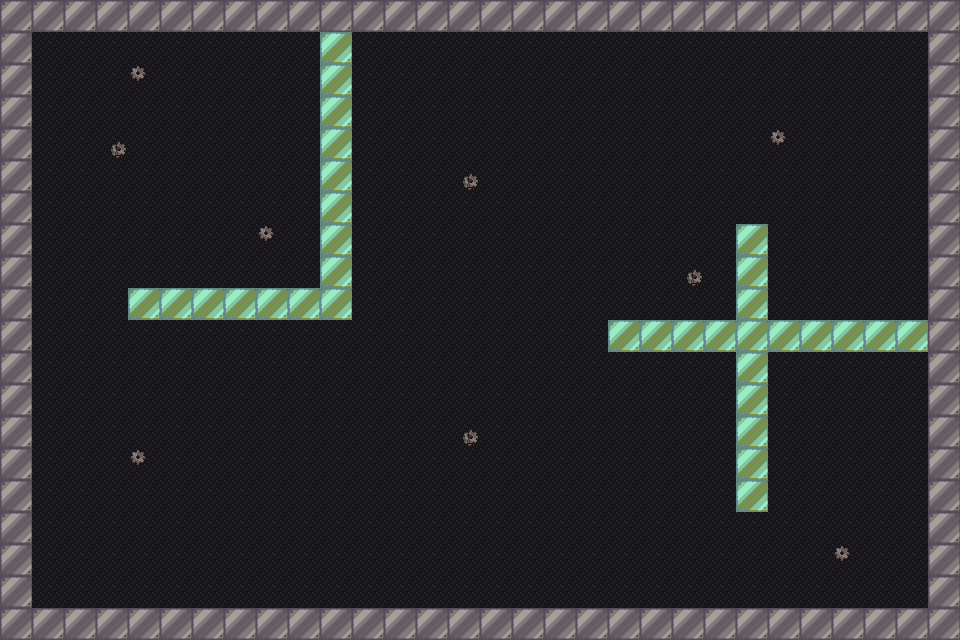

A 2D game scene composited from a Tiled map and its tileset images. What follows is a short description and the map's XML, with every tile layer's data as written:
An orthogonal 30x20 tile map with 32x32 px tiles, 3 tile layers (chao, colisao, decoracao).

<map version="1.10" tiledversion="1.10.2" orientation="orthogonal" renderorder="right-down" width="30" height="20" tilewidth="32" tileheight="32" infinite="0" nextlayerid="4" nextobjectid="1">
 <editorsettings>
  <export target="maze.json" format="json" />
 </editorsettings>
 <tileset firstgid="1" name="mazetileset" tilewidth="32" tileheight="32" tilecount="10" columns="5">
  <image source="mazetileset.png" width="184" height="80" />
  <tile id="1">
   <properties>
    <property name="collides" type="bool" value="true" />
   </properties>
  </tile>
  <tile id="2">
   <properties>
    <property name="collides" type="bool" value="false" />
   </properties>
  </tile>
 </tileset>
 <layer id="1" name="chao" width="30" height="20">
  <data encoding="csv">
1,1,1,1,1,1,1,1,1,1,1,1,1,1,1,1,1,1,1,1,1,1,1,1,1,1,1,1,1,1,
1,1,1,1,1,1,1,1,1,1,1,1,1,1,1,1,1,1,1,1,1,1,1,1,1,1,1,1,1,1,
1,1,1,1,1,1,1,1,1,1,1,1,1,1,1,1,1,1,1,1,1,1,1,1,1,1,1,1,1,1,
1,1,1,1,1,1,1,1,1,1,1,1,1,1,1,1,1,1,1,1,1,1,1,1,1,1,1,1,1,1,
1,1,1,1,1,1,1,1,1,1,1,1,1,1,1,1,1,1,1,1,1,1,1,1,1,1,1,1,1,1,
1,1,1,1,1,1,1,1,1,1,1,1,1,1,1,1,1,1,1,1,1,1,1,1,1,1,1,1,1,1,
1,1,1,1,1,1,1,1,1,1,1,1,1,1,1,1,1,1,1,1,1,1,1,1,1,1,1,1,1,1,
1,1,1,1,1,1,1,1,1,1,1,1,1,1,1,1,1,1,1,1,1,1,1,1,1,1,1,1,1,1,
1,1,1,1,1,1,1,1,1,1,1,1,1,1,1,1,1,1,1,1,1,1,1,1,1,1,1,1,1,1,
1,1,1,1,1,1,1,1,1,1,1,1,1,1,1,1,1,1,1,1,1,1,1,1,1,1,1,1,1,1,
1,1,1,1,1,1,1,1,1,1,1,1,1,1,1,1,1,1,1,1,1,1,1,1,1,1,1,1,1,1,
1,1,1,1,1,1,1,1,1,1,1,1,1,1,1,1,1,1,1,1,1,1,1,1,1,1,1,1,1,1,
1,1,1,1,1,1,1,1,1,1,1,1,1,1,1,1,1,1,1,1,1,1,1,1,1,1,1,1,1,1,
1,1,1,1,1,1,1,1,1,1,1,1,1,1,1,1,1,1,1,1,1,1,1,1,1,1,1,1,1,1,
1,1,1,1,1,1,1,1,1,1,1,1,1,1,1,1,1,1,1,1,1,1,1,1,1,1,1,1,1,1,
1,1,1,1,1,1,1,1,1,1,1,1,1,1,1,1,1,1,1,1,1,1,1,1,1,1,1,1,1,1,
1,1,1,1,1,1,1,1,1,1,1,1,1,1,1,1,1,1,1,1,1,1,1,1,1,1,1,1,1,1,
1,1,1,1,1,1,1,1,1,1,1,1,1,1,1,1,1,1,1,1,1,1,1,1,1,1,1,1,1,1,
1,1,1,1,1,1,1,1,1,1,1,1,1,1,1,1,1,1,1,1,1,1,1,1,1,1,1,1,1,1,
1,1,1,1,1,1,1,1,1,1,1,1,1,1,1,1,1,1,1,1,1,1,1,1,1,1,1,1,1,1
</data>
 </layer>
 <layer id="2" name="colisao" width="30" height="20">
  <data encoding="csv">
2,2,2,2,2,2,2,2,2,2,2,2,2,2,2,2,2,2,2,2,2,2,2,2,2,2,2,2,2,2,
2,0,0,0,0,0,0,0,0,0,3,0,0,0,0,0,0,0,0,0,0,0,0,0,0,0,0,0,0,2,
2,0,0,0,0,0,0,0,0,0,3,0,0,0,0,0,0,0,0,0,0,0,0,0,0,0,0,0,0,2,
2,0,0,0,0,0,0,0,0,0,3,0,0,0,0,0,0,0,0,0,0,0,0,0,0,0,0,0,0,2,
2,0,0,0,0,0,0,0,0,0,3,0,0,0,0,0,0,0,0,0,0,0,0,0,0,0,0,0,0,2,
2,0,0,0,0,0,0,0,0,0,3,0,0,0,0,0,0,0,0,0,0,0,0,0,0,0,0,0,0,2,
2,0,0,0,0,0,0,0,0,0,3,0,0,0,0,0,0,0,0,0,0,0,0,0,0,0,0,0,0,2,
2,0,0,0,0,0,0,0,0,0,3,0,0,0,0,0,0,0,0,0,0,0,0,3,0,0,0,0,0,2,
2,0,0,0,0,0,0,0,0,0,3,0,0,0,0,0,0,0,0,0,0,0,0,3,0,0,0,0,0,2,
2,0,0,0,3,3,3,3,3,3,3,0,0,0,0,0,0,0,0,0,0,0,0,3,0,0,0,0,0,2,
2,0,0,0,0,0,0,0,0,0,0,0,0,0,0,0,0,0,0,3,3,3,3,3,3,3,3,3,3,2,
2,0,0,0,0,0,0,0,0,0,0,0,0,0,0,0,0,0,0,0,0,0,0,3,0,0,0,0,0,2,
2,0,0,0,0,0,0,0,0,0,0,0,0,0,0,0,0,0,0,0,0,0,0,3,0,0,0,0,0,2,
2,0,0,0,0,0,0,0,0,0,0,0,0,0,0,0,0,0,0,0,0,0,0,3,0,0,0,0,0,2,
2,0,0,0,0,0,0,0,0,0,0,0,0,0,0,0,0,0,0,0,0,0,0,3,0,0,0,0,0,2,
2,0,0,0,0,0,0,0,0,0,0,0,0,0,0,0,0,0,0,0,0,0,0,3,0,0,0,0,0,2,
2,0,0,0,0,0,0,0,0,0,0,0,0,0,0,0,0,0,0,0,0,0,0,0,0,0,0,0,0,2,
2,0,0,0,0,0,0,0,0,0,0,0,0,0,0,0,0,0,0,0,0,0,0,0,0,0,0,0,0,2,
2,0,0,0,0,0,0,0,0,0,0,0,0,0,0,0,0,0,0,0,0,0,0,0,0,0,0,0,0,2,
2,2,2,2,2,2,2,2,2,2,2,2,2,2,2,2,2,2,2,2,2,2,2,2,2,2,2,2,2,2
</data>
 </layer>
 <layer id="3" name="decoracao" width="30" height="20">
  <data encoding="csv">
0,0,0,0,0,0,0,0,0,0,0,0,0,0,0,0,0,0,0,0,0,0,0,0,0,0,0,0,0,0,
0,0,0,0,0,0,0,0,0,0,0,0,0,0,0,0,0,0,0,0,0,0,0,0,0,0,0,0,0,0,
0,0,0,0,8,0,0,0,0,0,0,0,0,0,0,0,0,0,0,0,0,0,0,0,0,0,0,0,0,0,
0,0,0,0,0,0,0,0,0,0,0,0,0,0,0,0,0,0,0,0,0,0,0,0,0,0,0,0,0,0,
0,0,0,7,0,0,0,0,0,0,0,0,0,0,0,0,0,0,0,0,0,0,0,0,8,0,0,0,0,0,
0,0,0,0,0,0,0,0,0,0,0,0,0,0,7,0,0,0,0,0,0,0,0,0,0,0,0,0,0,0,
0,0,0,0,0,0,0,0,0,0,0,0,0,0,0,0,0,0,0,0,0,0,0,0,0,0,0,0,0,0,
0,0,0,0,0,0,0,0,8,0,0,0,0,0,0,0,0,0,0,0,0,0,0,0,0,0,0,0,0,0,
0,0,0,0,0,0,0,0,0,0,0,0,0,0,0,0,0,0,0,0,0,7,0,0,0,0,0,0,0,0,
0,0,0,0,0,0,0,0,0,0,0,0,0,0,0,0,0,0,0,0,0,0,0,0,0,0,0,0,0,0,
0,0,0,0,0,0,0,0,0,0,0,0,0,0,0,0,0,0,0,0,0,0,0,0,0,0,0,0,0,0,
0,0,0,0,0,0,0,0,0,0,0,0,0,0,0,0,0,0,0,0,0,0,0,0,0,0,0,0,0,0,
0,0,0,0,0,0,0,0,0,0,0,0,0,0,0,0,0,0,0,0,0,0,0,0,0,0,0,0,0,0,
0,0,0,0,0,0,0,0,0,0,0,0,0,0,7,0,0,0,0,0,0,0,0,0,0,0,0,0,0,0,
0,0,0,0,8,0,0,0,0,0,0,0,0,0,0,0,0,0,0,0,0,0,0,0,0,0,0,0,0,0,
0,0,0,0,0,0,0,0,0,0,0,0,0,0,0,0,0,0,0,0,0,0,0,0,0,0,0,0,0,0,
0,0,0,0,0,0,0,0,0,0,0,0,0,0,0,0,0,0,0,0,0,0,0,0,0,0,0,0,0,0,
0,0,0,0,0,0,0,0,0,0,0,0,0,0,0,0,0,0,0,0,0,0,0,0,0,0,8,0,0,0,
0,0,0,0,0,0,0,0,0,0,0,0,0,0,0,0,0,0,0,0,0,0,0,0,0,0,0,0,0,0,
0,0,0,0,0,0,0,0,0,0,0,0,0,0,0,0,0,0,0,0,0,0,0,0,0,0,0,0,0,0
</data>
 </layer>
</map>